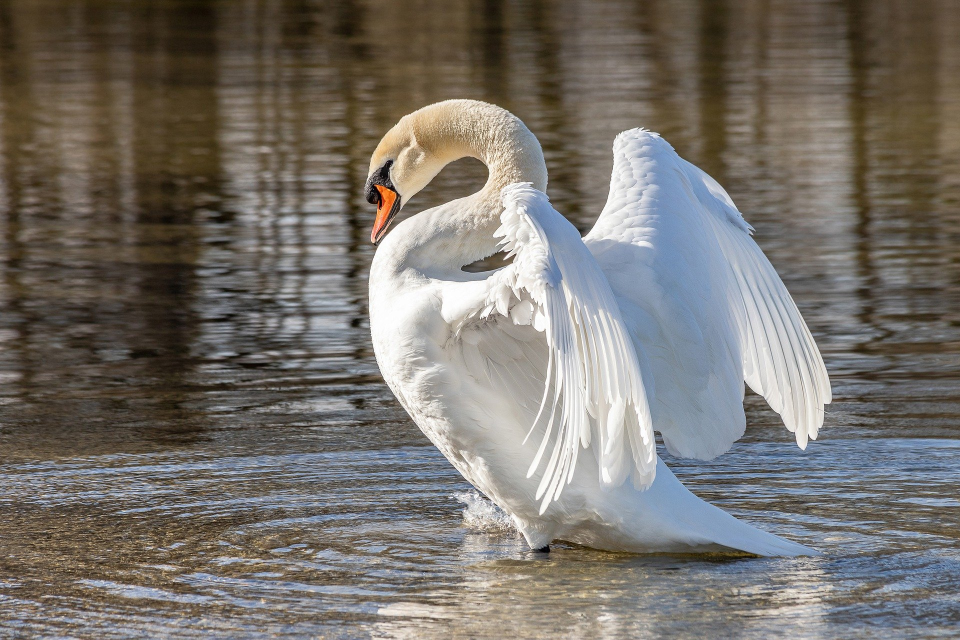
#> input picture swan.jpg, 1920 x 1280 px (shown at 1/2 size)
$ jupyter execute Untitled.ipynb
#> lines starting #> are read from the running program, lines starting #| are printed output that depends on the picture
[cell 1]
import numpy as np
import cv2 as cv
from matplotlib import pyplot as plt
from PIL import Image

[cell 2]
class Segment():
    def __init__(self, url, x_dim=500, y_dim=500, sigma=1):
        '''
        Notes:
            - Large sigma values are better for more noise
            - Kernel size values are normally odd, larger values (>= 5) for stronger blur
            - OpenCV sets the kernel size as int(3*sigma), which is what is used here
            - PIL outputs image in RGB format
        '''
#> called with url = 'swan.jpg', x_dim = 500, y_dim = 500, sigma = 1
        self.url = url
        self.x_dim = x_dim
        self.y_dim = y_dim
        self.sigma = sigma
        self.kernel_size = 3*sigma
        self.have_intensities = False
        self.img = np.array(Image.open(url).resize((x_dim,y_dim)))
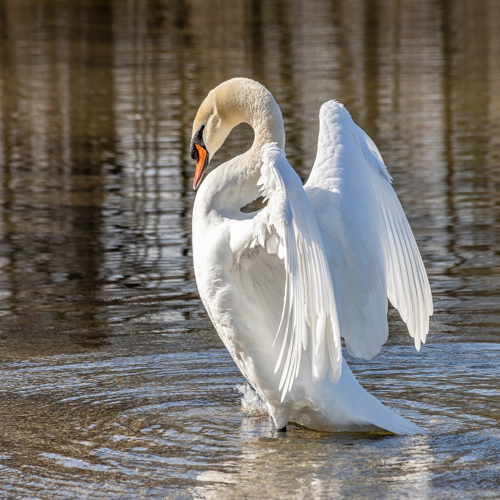
#> self.img: shape (500, 500, 3); mean R, G, B 118.8, 114, 107.9
        self.intensities = np.zeros((x_dim,y_dim))

    def _grayscale_simple(self):
        '''
        Fills in the intensity array with the average of each RGB value

        Returns: none
        '''
        if self.have_intensities:
            return
        for i in range(self.x_dim):
            for j in range(self.y_dim):
                self.intensities[i][j] = np.full((1,3),np.mean(self.img[i][j]))
        self.have_intensities = True

    def _grayscale_luma(self):
        '''
        Fills in the intensity array using the Luma formula (based on the ITU-R BT.709 recommendation)
        to correct for the human eye
        See: https://en.wikipedia.org/wiki/Rec._709

        Returns: none
        '''
        if self.have_intensities:
            return
        for i in range(self.x_dim):
            for j in range(self.y_dim):
                tmp = self.img[i][j]
                self.intensities[i][j] = tmp[0]*0.2126+tmp[1]*0.7152+tmp[2]*0.0722
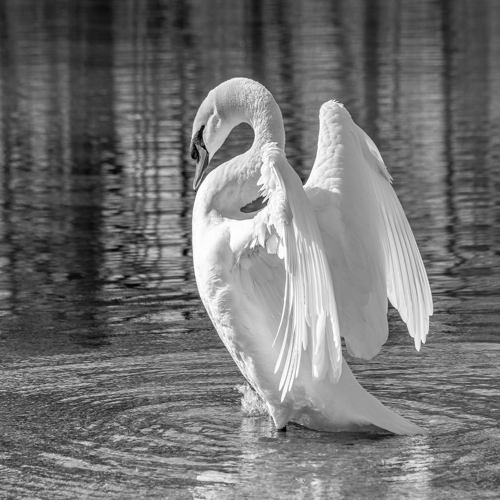
#> self.intensities: shape (500, 500) float64; min 0.0722, max 255, mean 114.6
        self.have_intensities = True

    def _image_from_intensities(self):
        '''
        Returns: a numpy array of dimensions (self.x_dim, self.y_dim, 3) with the R, G, and B values at each pixel
        being that of the intensity
        '''
        arr = np.zeros((self.x_dim,self.y_dim,3))
        for i in range(self.x_dim):
            for j in range(self.y_dim):
                val = self.intensities[i][j]
                arr[i][j] = np.array([val,val,val])
        return arr

    def get_image(self):
        return self.img

    def show_image(self):
        image = Image.fromarray(self.img)
        display(image)

    def show_grayscale(self):
        if not self.have_intensities:
            self._grayscale_luma()
        image = Image.fromarray(self._image_from_intensities().astype(np.uint8))
        display(image)

    def pt(self):
        # Debugging purposes
        print(np.shape(self.img))
        print(self.img)

$ run again, with steam_valve.png saved as swan.jpg
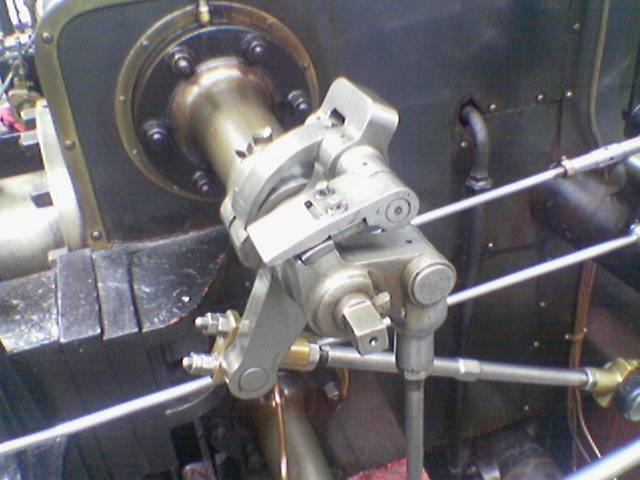
#> input picture steam_valve.png, 640 x 480 px
#> in __init__, `self.img = np.array(Image.open(url).resize((x_dim,y_dim)))`:
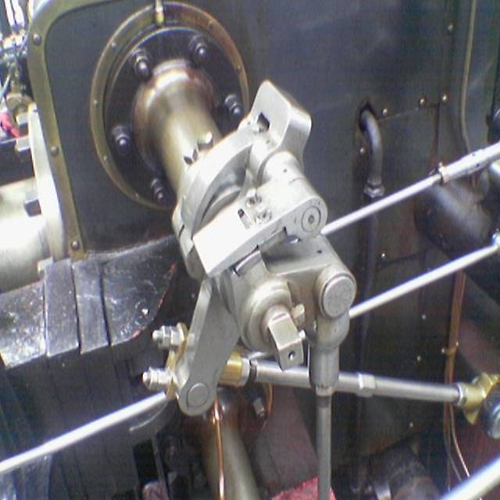
#> self.img: shape (500, 500, 3); mean R, G, B 106.3, 104.8, 108.9
#> after the loop in _grayscale_luma, `for i in range(self.x_dim):`:
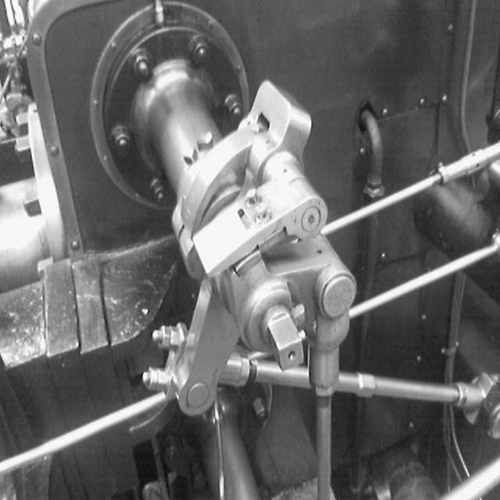
#> self.intensities: shape (500, 500) float64; min 10.09, max 255, mean 105.4
